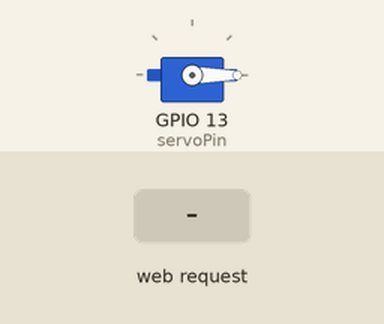
Recording of a sketch running on a simulated ESP32. Parts: servo. Inputs (shaded band) come from the test bench. WiFi joins after 1.5 s; servers stay silent unless stated; the camera gives no picture; what the sketch prints to the serial monitor is not drawn.

Above: at 3.0 s.
3.1 s: HTTP request GET /dat_chuan received
At 3.8 s:
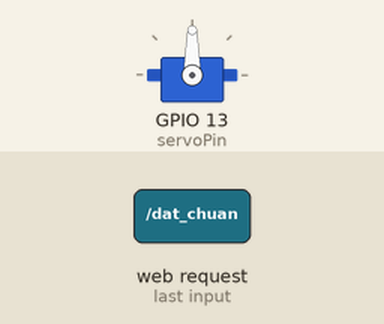
4.6 s: HTTP request GET /vi_pham received
At 5.0 s:
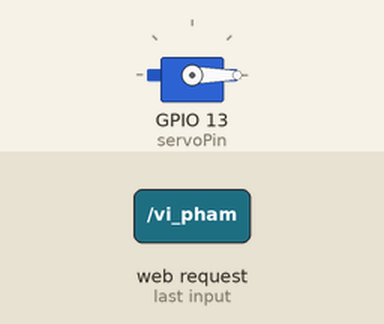
Timing chart, 0 to 7.6 s (numbered marks = the images above; inputs shaded):
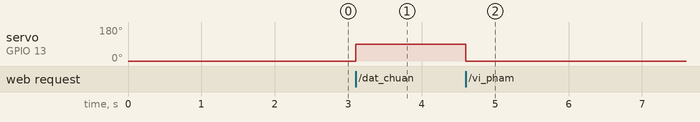

Measured:
- after the input at 3.1 s, servo on GPIO 13 (servoPin): 0° → 90° at once
- after the input at 4.6 s, servo on GPIO 13 (servoPin): 90° → 0° at once

The sketch:

Zone1_GateControl_ESP32.ino
```cpp
#include "esp_camera.h"
#include <WiFi.h>
#include <ESP32Servo.h>
#include <WebServer.h>
#include "esp_http_server.h"

// ================= CẤU HÌNH WIFI =================
const char *ssid = "anh toan ky su mang";
const char *password = "1234567890";

// ================= CẤU HÌNH SERVO =================
Servo myServo;
int servoPin = 13;

// Logic Servo với Keep-Alive
enum ServoState { CLOSED, OPENING };
ServoState servoState = CLOSED;
unsigned long servoOpenUntil = 0;
unsigned long lastKeepAlive = 0;
const unsigned long SERVO_OPEN_TIME = 10000; // Tăng lên 10 giây
const unsigned long KEEP_ALIVE_TIMEOUT = 2000; // 2 giây không có tín hiệu -> đóng

// ================= SERVER =================
WebServer server(80);
httpd_handle_t stream_httpd = NULL;

// ================= PIN DEFINITIONS (AI-THINKER) =================
#define PWDN_GPIO_NUM     32
#define RESET_GPIO_NUM    -1
#define XCLK_GPIO_NUM     0
#define SIOD_GPIO_NUM     26
#define SIOC_GPIO_NUM     27
#define Y9_GPIO_NUM       35
#define Y8_GPIO_NUM       34
#define Y7_GPIO_NUM       39
#define Y6_GPIO_NUM       36
#define Y5_GPIO_NUM       21
#define Y4_GPIO_NUM       19
#define Y3_GPIO_NUM       18
#define Y2_GPIO_NUM       5
#define VSYNC_GPIO_NUM    25
#define HREF_GPIO_NUM     23
#define PCLK_GPIO_NUM     22

// ================= STREAM HANDLER =================
static esp_err_t stream_handler(httpd_req_t *req) {
  camera_fb_t *fb = NULL;
  esp_err_t res = ESP_OK;
  size_t _jpg_buf_len = 0;
  uint8_t *_jpg_buf = NULL;
  char part_buf[64];

  res = httpd_resp_set_type(req, "multipart/x-mixed-replace; boundary=frame");
  if (res != ESP_OK) return res;

  while (true) {
    fb = esp_camera_fb_get();
    if (!fb) {
      Serial.println("Camera capture failed");
      res = ESP_FAIL;
    } else {
      if (fb->format != PIXFORMAT_JPEG) {
        bool jpeg_converted = frame2jpg(fb, 80, &_jpg_buf, &_jpg_buf_len);
        esp_camera_fb_return(fb);
        fb = NULL;
        if (!jpeg_converted) {
          Serial.println("JPEG compression failed");
          res = ESP_FAIL;
        }
      } else {
        _jpg_buf_len = fb->len;
        _jpg_buf = fb->buf;
      }
    }
    if (res == ESP_OK) {
      size_t hlen = snprintf(part_buf, 64, "Content-Type: image/jpeg\r\nContent-Length: %u\r\n\r\n", _jpg_buf_len);
      res = httpd_resp_send_chunk(req, (const char *)part_buf, hlen);
    }
    if (res == ESP_OK) {
      res = httpd_resp_send_chunk(req, (const char *)_jpg_buf, _jpg_buf_len);
    }
    if (res == ESP_OK) {
      res = httpd_resp_send_chunk(req, "\r\n--frame\r\n", 11);
    }
    if (fb) {
      esp_camera_fb_return(fb);
      fb = NULL;
      _jpg_buf = NULL;
    } else if (_jpg_buf) {
      free(_jpg_buf);
      _jpg_buf = NULL;
    }
    if (res != ESP_OK) break;
  }
  return res;
}

void startCameraServer() {
  httpd_config_t config = HTTPD_DEFAULT_CONFIG();
  config.server_port = 81;
  config.ctrl_port = 32768;

  httpd_uri_t stream_uri = {
    .uri       = "/stream",
    .method    = HTTP_GET,
    .handler   = stream_handler,
    .user_ctx  = NULL
  };

  if (httpd_start(&stream_httpd, &config) == ESP_OK) {
    httpd_register_uri_handler(stream_httpd, &stream_uri);
    Serial.println("✅ Camera Stream Ready! Port 81");
  }
}

// ================= HELPER FUNCTIONS =================
void setServoOpen() {
  myServo.write(90);
  servoState = OPENING;
  servoOpenUntil = millis() + SERVO_OPEN_TIME;
  lastKeepAlive = millis();
  Serial.println(">>> SERVO: OPEN (90°)");
}

void setServoClosed() {
  myServo.write(0);
  servoState = CLOSED;
  Serial.println(">>> SERVO: CLOSED (0°)");
}

// ================= SETUP =================
void setup() {
  Serial.begin(115200);
  Serial.setDebugOutput(false);
  Serial.println();
  Serial.println("╔════════════════════════════════════════╗");
  Serial.println("║  ESP32-CAM GATE CONTROL - IMPROVED V2  ║");
  Serial.println("╚════════════════════════════════════════╝");

  // 1. Camera Config
  camera_config_t config;
  config.ledc_channel = LEDC_CHANNEL_0;
  config.ledc_timer = LEDC_TIMER_0;
  config.pin_d0 = Y2_GPIO_NUM;
  config.pin_d1 = Y3_GPIO_NUM;
  config.pin_d2 = Y4_GPIO_NUM;
  config.pin_d3 = Y5_GPIO_NUM;
  config.pin_d4 = Y6_GPIO_NUM;
  config.pin_d5 = Y7_GPIO_NUM;
  config.pin_d6 = Y8_GPIO_NUM;
  config.pin_d7 = Y9_GPIO_NUM;
  config.pin_xclk = XCLK_GPIO_NUM;
  config.pin_pclk = PCLK_GPIO_NUM;
  config.pin_vsync = VSYNC_GPIO_NUM;
  config.pin_href = HREF_GPIO_NUM;
  config.pin_sccb_sda = SIOD_GPIO_NUM;
  config.pin_sccb_scl = SIOC_GPIO_NUM;
  config.pin_pwdn = PWDN_GPIO_NUM;
  config.pin_reset = RESET_GPIO_NUM;
  config.xclk_freq_hz = 20000000;
  config.pixel_format = PIXFORMAT_JPEG;

  if (psramFound()) {
    config.frame_size = FRAMESIZE_VGA;
    config.jpeg_quality = 15;  // Giảm chất lượng để tăng tốc độ
    config.fb_count = 2;
  } else {
    config.frame_size = FRAMESIZE_VGA;
    config.jpeg_quality = 18;
    config.fb_count = 1;
  }

  esp_err_t err = esp_camera_init(&config);
  if (err != ESP_OK) {
    Serial.printf("❌ Camera init failed: 0x%x\n", err);
    return;
  }

  sensor_t *s = esp_camera_sensor_get();
  s->set_framesize(s, FRAMESIZE_VGA);

  // 2. WiFi
  WiFi.begin(ssid, password);
  Serial.print("Connecting WiFi");
  int wifi_attempts = 0;
  while (WiFi.status() != WL_CONNECTED && wifi_attempts < 20) {
    delay(500);
    Serial.print(".");
    wifi_attempts++;
  }

  if (WiFi.status() != WL_CONNECTED) {
    Serial.println("\n❌ WiFi connection failed!");
    Serial.println("Restarting in 5 seconds...");
    delay(5000);
    ESP.restart();
  }

  Serial.println("");
  Serial.print("✅ WiFi connected: ");
  Serial.println(WiFi.localIP());
  WiFi.setSleep(false);

  // 3. Servo
  ESP32PWM::allocateTimer(3);
  myServo.setPeriodHertz(50);
  myServo.attach(servoPin, 500, 2400);
  setServoClosed();  // Mặc định đóng
  Serial.println("✅ Servo ready on GPIO 13");

  // 4. Web Server Routes
  server.on("/", []() {
    String html = "<html><body><h1>ESP32 Gate Control</h1>";
    html += "<p>Status: " + String(servoState == OPENING ? "OPEN" : "CLOSED") + "</p>";
    html += "<p><a href='/vi_pham'>CLOSE GATE</a></p>";
    html += "<p><a href='/dat_chuan'>OPEN GATE</a></p>";
    html += "</body></html>";
    server.send(200, "text/html", html);
  });

  // VI PHẠM -> Đóng cửa
  server.on("/vi_pham", []() {
    Serial.println(">>> CMD: VI PHAM -> CLOSE GATE");
    setServoClosed();
    server.send(200, "text/plain", "CLOSED");
  });

  // ĐẠT CHUẨN -> Mở cửa
  server.on("/dat_chuan", []() {
    Serial.println(">>> CMD: DAT CHUAN -> OPEN GATE");
    setServoOpen();
    server.send(200, "text/plain", "OPENED");
  });

  // KEEP ALIVE -> Giữ cửa mở (gọi liên tục từ Python)
  server.on("/keep_alive", []() {
    if (servoState == OPENING) {
      lastKeepAlive = millis();
      servoOpenUntil = millis() + SERVO_OPEN_TIME;
      Serial.println(">>> CMD: KEEP ALIVE (cửa vẫn mở)");
    }
    server.send(200, "text/plain", "KEEP_ALIVE_OK");
  });

  // STATUS CHECK
  server.on("/status", []() {
    String status = servoState == OPENING ? "OPEN" : "CLOSED";
    server.send(200, "text/plain", status);
  });

  server.begin();
  startCameraServer();

  Serial.println("╔════════════════════════════════════════╗");
  Serial.printf("║ Stream: http://%s:81/stream\n", WiFi.localIP().toString().c_str());
  Serial.printf("║ Control: http://%s\n", WiFi.localIP().toString().c_str());
  Serial.println("╚════════════════════════════════════════╝");
}

// ================= LOOP =================
void loop() {
  server.handleClient();

  // AUTO CLOSE logic (cải tiến)
  if (servoState == OPENING) {
    unsigned long now = millis();

    // Kiểm tra keep-alive timeout
    if (now - lastKeepAlive > KEEP_ALIVE_TIMEOUT) {
      // Không còn tín hiệu từ Python -> Đóng cửa
      if (now >= servoOpenUntil) {
        setServoClosed();
        Serial.println(">>> AUTO: Timeout -> CLOSE");
      }
    }
  }

  // Watchdog: Nếu mất WiFi -> restart
  static unsigned long lastWifiCheck = 0;
  if (millis() - lastWifiCheck > 10000) {  // Check mỗi 10s
    if (WiFi.status() != WL_CONNECTED) {
      Serial.println("⚠️ WiFi lost! Restarting...");
      delay(1000);
      ESP.restart();
    }
    lastWifiCheck = millis();
  }
}
```
